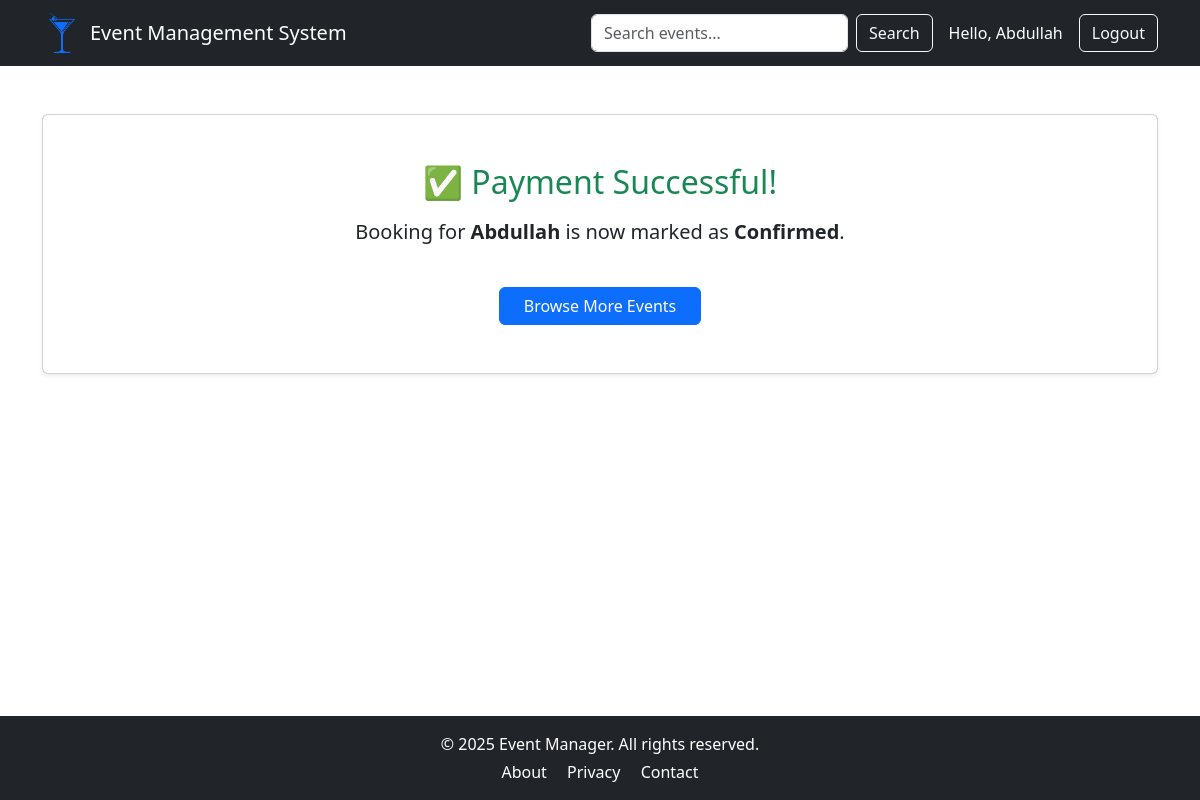
The page /pay/1 (signed in) on the database its author committed.
### app.py (models this page shows)
class User(db.Model, UserMixin):
    id = db.Column(db.Integer, primary_key=True)
    name = db.Column(db.String(100), nullable=False)
    email = db.Column(db.String(100), unique=True, nullable=False)
    password = db.Column(db.String(100), nullable=False)

class Booking(db.Model):
    id = db.Column(db.Integer, primary_key=True)
    event_id = db.Column(db.Integer, db.ForeignKey('event.id'))
    name = db.Column(db.String(100))
    email = db.Column(db.String(100))
    ticket_type = db.Column(db.String(20))
    timestamp = db.Column(db.DateTime, default=datetime.utcnow)
    payment_status = db.Column(db.String(20), default="Pending")
    event = db.relationship('Event', backref='bookings')

### app.py (the view)
@app.route('/pay/<int:booking_id>')
@login_required
def pay(booking_id):
    booking = Booking.query.get_or_404(booking_id)
    booking.payment_status = "Paid"
    db.session.commit()
    return render_template('payment_success.html', booking=booking)

### app.py (called while the page is built)
@login_manager.user_loader
def load_user(user_id):
    return User.query.get(int(user_id))

### templates/payment_success.html (shortened to what this page needs)
<!DOCTYPE html>
<html lang="en">
<head>
  <link href="https://cdn.jsdelivr.net/npm/bootstrap@5.3.0/dist/css/bootstrap.min.css" rel="stylesheet">
</head>
<body>
<div class="page-container">
  {% include 'user_nav.html' %}
  <div class="content-wrap container mt-5 text-center">
    <div class="card shadow-sm p-5">
      <h2 class="text-success mb-3">✅ Payment Successful!</h2>
      <p class="fs-5">Booking for <strong>{{ booking.name }}</strong> is now marked as <strong>{{ booking.payment_status }}</strong>.</p>
      <div class="mt-4">
        <a href="{{ url_for('events') }}" class="btn btn-primary px-4">Browse More Events</a>
      </div>
    </div>
  </div>
  {% include 'user_footer.html' %}
</div>
</body>
</html>

### templates/user_nav.html (shortened to what this page needs)
<nav class="navbar navbar-expand-lg navbar-dark bg-dark">
  <div class="container">
    <a class="navbar-brand d-flex align-items-center" href="{{ url_for('home') }}">
      <img src="{{ url_for('static', filename='images/logo.png') }}" alt="Logo" width="40" height="40" class="me-2">
      Event Management System
    </a>
    <div class="collapse navbar-collapse justify-content-end" id="navbarNav">
      <form class="d-flex me-3" action="{{ url_for('events') }}" method="get">
        <input class="form-control me-2" type="search" name="q" placeholder="Search events..." aria-label="Search">
        <button class="btn btn-outline-light" type="submit">Search</button>
      </form>
      {% if current_user.is_authenticated %}
        <span class="navbar-text text-white me-3">Hello, {{ current_user.name }}</span>
        <a class="btn btn-outline-light" href="{{ url_for('logout') }}">Logout</a>
      {% endif %}
    </div>
  </div>
</nav>

### templates/payment_success.html (style rules this page uses)
body, html { height: 100%; }
.page-container { min-height: 100vh; display: flex; flex-direction: column; }
.content-wrap { flex: 1; }

### rows shown on the page
User: name "Abdullah"
Booking: name "Abdullah", payment_status "Confirmed"
